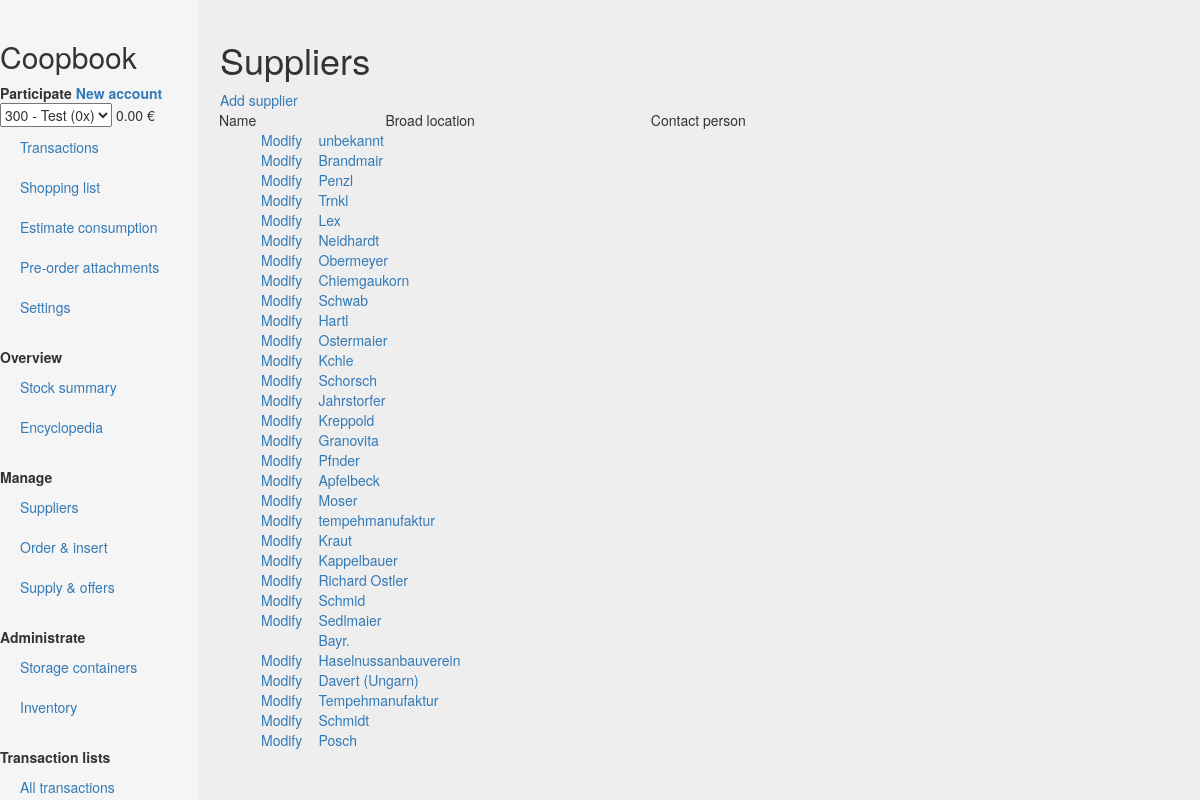
Before: /suppliers with the older database file.
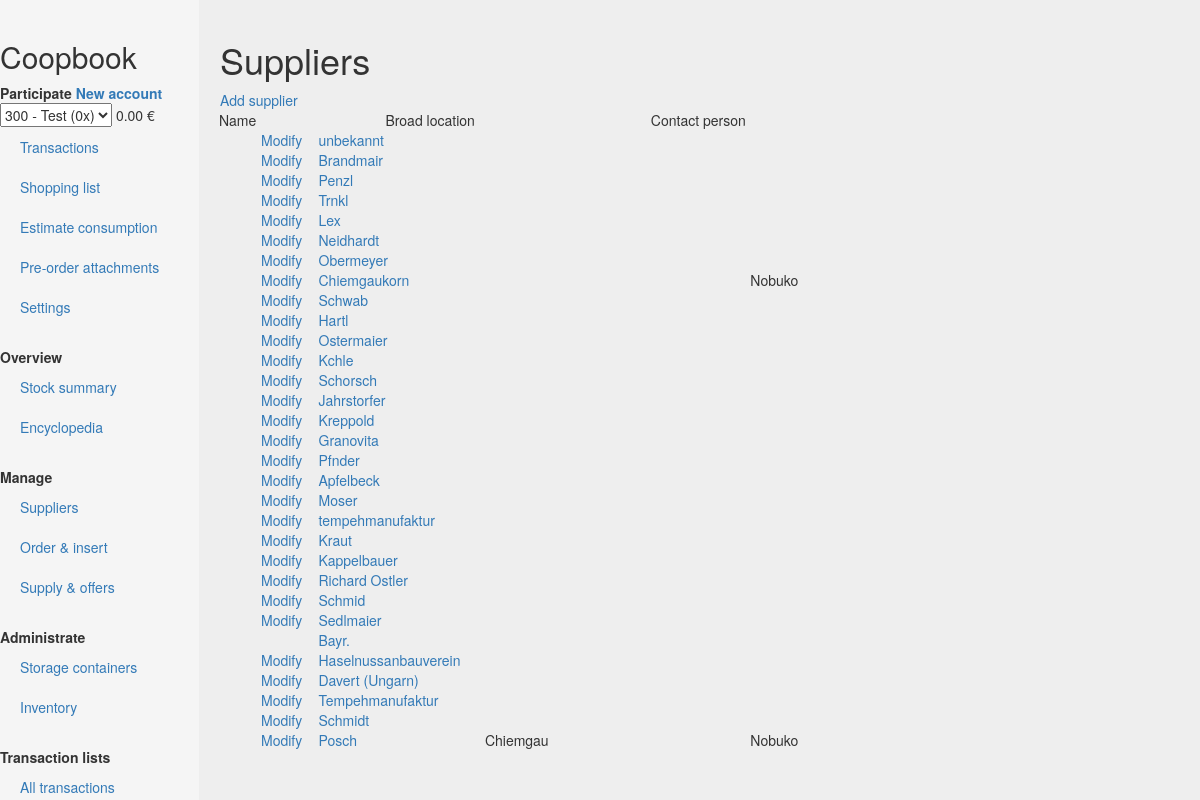
After: the same page with the newer database file.
### core/models.py (models this page shows, shortened)
class Supplier(models.Model):
    name = models.CharField(max_length=100)
    full_names = models.TextField(blank=True)
    contact_person = models.ForeignKey('Person', blank=True, null=True)
    min_order_value = models.FloatField(null=True, blank=True) #MoneyField;
    min_order_weight = models.FloatField(blank=True, null=True)
    max_order_weight = models.FloatField(blank=True, null=True) # maximum order weight per order in kg
    basic_cost = models.FloatField(null=True, blank=True) #MoneyField;
    delivery_cost_gen = models.FloatField(null=True, blank=True) #MoneyField;
    delivery_cost_per_unit = models.FloatField(null=True, blank=True) #MoneyField;
    unit_for_delivery_cost = models.FloatField(null=True, blank=True) # in kg
    min_interval = models.FloatField(null=True, blank=True) # minimum interval between orders from this supplier in days
    description = models.TextField(blank=True)
    streetname = models.CharField(max_length=100, blank=True)
    streetnumber = models.SmallIntegerField(null=True, blank=True)
    zipcode = models.IntegerField(null=True, blank=True)
    town = models.CharField(max_length=100, blank=True)
    state = models.CharField(max_length=100, blank=True)
    country = models.CharField(max_length=100, blank=True)
    address_notice = models.TextField(blank=True)
    broad_location = models.TextField(blank=True) # describes the location roughly, e.g.
    distance = models.FloatField(null=True, blank=True) # the length of the delivery route (one-way) to the food coop storage place
    email = models.EmailField(max_length=254, blank=True)
    website = models.TextField(blank=True)
    telephone = models.BigIntegerField(null=True, blank=True)
    structure = models.TextField(blank=True) # the corporate structure, e.g. family-run
    focus = models.TextField(blank=True) # the business focus, e.g. a specific group of products
    processing = models.TextField(blank=True) # what the supplier can process with own machines
    distribution = models.TextField(blank=True) # how the supplier usually distributes his products
    animals = models.TextField(blank=True) # information about animal farming by the supplier or products sold by him
    official = models.PositiveSmallIntegerField(null=True, blank=True) # whether the supplier shall be uploaded in the online portal. 0 = not at all; 1 = without cost information; 2 = completely
    def any_detail_str(self, attribute, detail=None):
        self_attribute = eval("self."+attribute)
        if self_attribute:
            if detail:
                return eval("self."+attribute+"."+detail)
            else:
                return self_attribute
        else:
            return ''

class User(models.Model):
    name = models.CharField(max_length=50)
    active = models.BooleanField(default=True)
    comment = models.TextField(blank=True)
    accounts = models.ManyToManyField('Account', blank=True)

### core/views.py (the view)
# urls.py: url(r'^suppliers$', views.suppliers),
def suppliers(request):
    template = loader.get_template('core/suppliers.html')
    supplier_table = SupplierTable()
    context = {"supplier_table" : supplier_table }
    return HttpResponse(template.render({**global_context(request), **context}, request))

### core/models.py (called while the page is built)
    def __str__(self):
        rate = self.calc_rate(datetime=datetime.datetime.now())
        return "{} - {} ({}x)".format(str(self.id), self.name, rate)

    def calc_rate(self, datetime):
        current_phases = AccPayPhase.objects.filter(account = self.id).filter(Q(start=None)|Q(start__lte=datetime)).filter(Q(end=None)|Q(end__gte=datetime))
        if not current_phases:
            rate = 0
        else:
            rate = 1
            for payphase in current_phases:
                rate = rate * payphase.rate
        return rate

    @property
    def balance_str(self):
        self.calc_balance()
        return "{} €".format(format(self.balance,'.2f'))

    def calc_balance(self):
        balance = 0
        charges = Charge.objects.filter(account=self)
        for charge in charges:
            if charge.to_balance == True:
                balance += charge.value
            else:
                pass
        self.balance = balance
        self.save()

    def consumable_variety_str(self):
        variety_str = ''
        if self.variety:
            variety_str = " ("+str(self.variety)+')'
        return str(self.consumable.name)+variety_str

    def supply_stock_str(self):
        if self.supply_stock:
            return str(self.supply_stock)+" "+str(self.consumable.unit.abbr)

    def total_price_str(self):
        if self.total_price:
            return str(self.total_price)+" €"
        else:
            return ""

    def basic_price_str(self):
        if self.total_price:
            return format(self.total_price/self.parcel, '.2f')+" €"
        else:
            return ""

### core/tables.py (called while the page is built)
    def generate(self):
        for supplier in Supplier.objects.all():
            sst = SupplierSubtable(supplier=supplier)
            self.subtables.append(sst)

    def generate(self):
        for go in GeneralOffer.objects.filter(distributor=self.supplier):
            ssst = SupplierSubsubtable(general_offer=go)
            self.subsubtables.append(ssst)

    def generate(self):
        for o in Offer.objects.filter(general_offer=self.general_offer):
            row = list()
            row.append(o.id) # row.0
            row.append(str(o.parcel)+" "+str(self.consumable.unit.abbr)) # row.1
            row.append(o.total_price_str()) # row.2
            row.append(o.basic_price_str()) # row.3
            row.append("/admin/core/offer/"+str(o.id)+"/change/?_popup=1") # row.4
            self.rows.append(row)

### core/templates/core/suppliers.html (shortened to what this page needs)
{% extends "core/base.html" %}
{% block heading %}Suppliers{% endblock %}
{% block content %}
<div class="panel-group">
  <div><a target="_blank" href="/admin/core/supplier/add/?_popup=1">Add supplier</a></div>
  <div class ="row">
    <div class ="supplier_name">Name</div>
    <div class ="broad_location">Broad location</div>
    <div class ="contact_person">Contact person</div>
  </div>
  {% for sst in supplier_table.subtables %}
  <div class ="row">
    <div class ="link_modify"><a target="_blank" href={{ sst.link_modify }}>Modify</a></div>
    <div class ="supplier_name"><a data-toggle="collapse" href="#sst{{ sst.supplier.id }}">{{ sst.supplier.name }}</a></div>
    <div class ="broad_location">{{ sst.broad_location }}</div>
    <div class ="contact_person">{{ sst.contact_person }}</div>
  </div>
  {% endfor %}
</div>
{% endblock %}

### core/templates/core/base.html (shortened to what this page needs)
<!DOCTYPE html>
<html lang="en">
  <head>
    <link rel="stylesheet" href="https://maxcdn.bootstrapcdn.com/bootstrap/3.3.7/css/bootstrap.min.css">
    <link rel="stylesheet" href="https://cdnjs.cloudflare.com/ajax/libs/bootstrap-select/1.12.1/css/bootstrap-select.min.css">
    <link rel="stylesheet" href="https://cdnjs.cloudflare.com/ajax/libs/bootstrap-datepicker/1.6.4/css/bootstrap-datepicker3.min.css" />
  </head>
  <body>
    <div class="container-fluid">
      <div class="row">
        <div class="col-sm-3 col-md-2 sidebar">
          <ul class="nav nav-sidebar">
            <li><h2>Coopbook</h2></li>
            <li><strong>Participate <a href="/register">New account</a></strong></li>
            <li>
              <form id="account_selection_form" action="/base" method="POST">
                <select onchange="document.getElementById('account_selection_form').submit();" name="account_id" class="selectpicker" data-live-search="true">
                  {% for account in accounts %}
                  <option value="{{ account.id }}" {% if account.id == selected_account.id %}selected{% endif %}>{{ account }}</option>
                  {% endfor %}
                </select> {{ balance }}
              </form>
            </li>
            <li><a href="/account">Transactions</a></li>
            <li><a href="">Shopping list</a></li>
            <li><a href="/account_consumption">Estimate consumption</a></li>
            <li><a href="">Pre-order attachments</a></li>
            <li><a href="/account_settings">Settings</a></li>
          </ul>
           <ul class="nav nav-sidebar">
            <li><strong>Overview</strong></li>
            <li><a href="">Stock summary</a></li>
            <li><a href="">Encyclopedia</a></li>
          </ul>
          <ul class="nav nav-sidebar">
            <li><strong>Manage</strong></li>
            <li><a href="/suppliers">Suppliers</a></li>
            <li><a href="">Order & insert</a></li>
            <li><a href="">Supply & offers</a></li>
          </ul>
          <ul class="nav nav-sidebar">
            <li><strong>Administrate</strong></li>
            <li><a href="">Storage containers</a></li>
            <li><a href="">Inventory</a></li>
          </ul>
          <ul class="nav nav-sidebar">
            <li><strong>Transaction lists</strong></li>
            <li><a href="/transactionlist">All transactions</a></li>
          </ul>
        </div>
        <div class="col-sm-9 col-sm-offset-3 col-md-10 col-md-offset-2 main" id="content">
          <h1>{% block heading %}{% endblock %}</h1>
          {% block content %}{% endblock %}
        </div>
      </div>
    </div>
  </body>
</html>

Changed rows visible on the page:
added User: contact_person "Nobuko" "Nobuko"
Other visible differences:
new list line: "Modify"
new list line: "Chiemgaukorn"
new list line: "Posch Chiemgau"
list line gone: "Modify"
list line gone: "Chiemgaukorn"
list line gone: "Posch"
